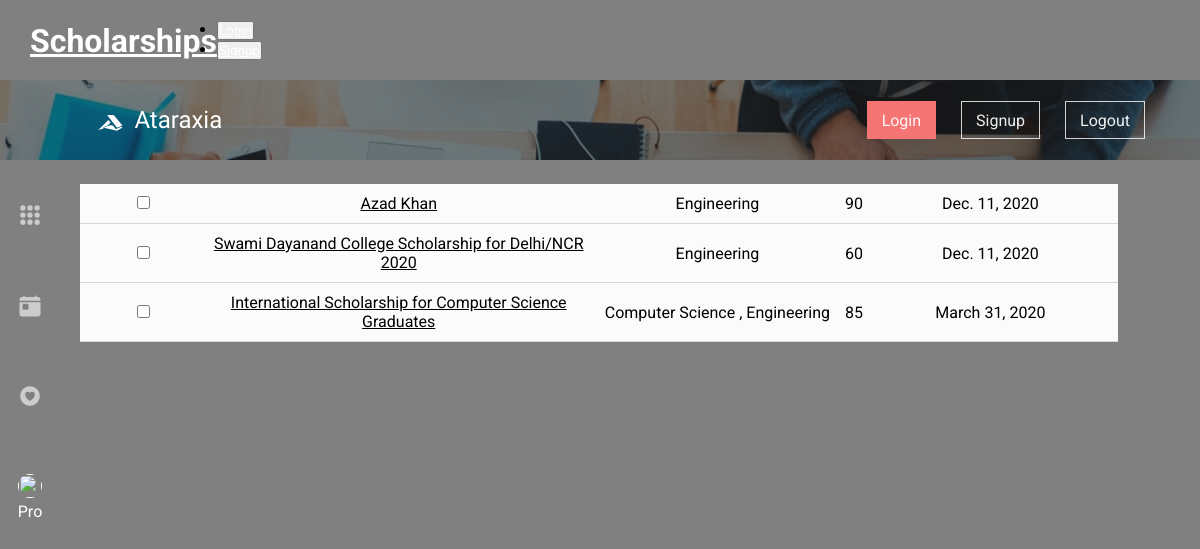
/scholarships/, run on the app's committed database.
### scholarships/models.py (models this page shows, shortened)
class Scholarship(models.Model):
    title =  models.CharField(max_length=100)
    slug = models.SlugField()
    body = models.TextField()
    postedOn = models.DateTimeField(auto_now_add=True)
    deadline = models.DateField()
    criteria = models.IntegerField()
    domain = models.CharField(max_length=100)
    thumb = models.ImageField(default='default.jpg',blank=True)

### scholarships/views.py (the view)
# urls.py: path('',views.scholarship_list,name='scholarship_list'),       #The urls can now be identified by this name field!
def scholarship_list(request):
    scholarships = Scholarship.objects.all()
    return render(request, 'scholarships/all.html', { 'scholarships': scholarships })

### scholarships/templates/scholarships/all.html
{% extends 'base_layout.html' %}
{% block content%}
<div class="devs">
    <header>
        <div class="logo-container">
            <section class="logo">
                <i class="fab fa-accusoft"></i>
            </section>
            <h2 class="name">Ataraxia</h2>
        </div>
        <nav class="top-nav">
            <ul class="nav-links">
                <li ><button class="in "><a class="nav-link" href="  ">Login</a></button></li>
                <li><button class="out"><a class="nav-link"  href="">Signup</a></button></li>
                <li><button class="out"><a class="nav-link" href="">Logout</a></button></li>
            </ul>
        </nav>
    </header>
    <main>
            <nav class="side-nav">
                <ul class="side-links">
                    <li class="side-link"><a href=""><ion-icon name="apps"></ion-icon></a></li>
                    <li class="side-link"><a href=""><ion-icon name="today"></ion-icon></a></li>
                    <li class="side-link"><a href=""><ion-icon name="heart-circle"></ion-icon></a></li>
                    <li class="side-link"><a href=""><img src="" alt="">Pro</a></li>
                </ul>
            </nav>
        <section class="container">
            <div class="scholarships">
                {% for scholarship in scholarships %}
                    <div class="scholarship">
                        <div class="star"><input type="checkbox" name="star" id="check"></div>
                        <div class="title">
                            <a href="/scholarships/{{scholarship.slug}}" style="color:black" >
                               {{ scholarship.title }}
                            </a>
                        </div>
                        <div class="domain">{{ scholarship.domain }}</div>
                        <div class="criteria">{{ scholarship.criteria }}</div>
                        <div class="deadline">{{ scholarship.deadline }}</div>
                    </div>
                {% endfor %}
            </div>
        </section>
    </main>
</div>
{% endblock %}

### assets/css/style.css (style rules this page uses)
* { margin: 0; padding: 0; box-sizing: border-box; font-family: 'Roboto', sans-serif; }
button { cursor: pointer; }
.devs { height: 100%; background: linear-gradient(rgba(0,0,0,0.5),rgba(0,0,0,0.5)),url('../images/8.jpg'); background-size: cover; color: white; }
body a { color: white; }
h1,h2,h3,h4,h5,h6 { font-family: 'Montserrat', sans-serif; }
header { display: flex; background: transparent; width: 95%; margin: 0px auto; align-items: center; height:10vh; }
.logo-container { padding-left: 6%; flex: 2; display: flex; }
.logo { margin-right: 5px; }
.logo i { margin-top: 8px; font-size: larger; font-weight: 400; cursor: pointer; }
.name { margin-left: 7px; font-family: 'Oswald', sans-serif; font-weight: 400; cursor: pointer; }
.nav-links,.logo-container { display: flex; list-style: none; }
.top-nav { flex: 1; }
.nav-links { justify-content:flex-end; }
.nav-links button { outline: 0; border: 0; background: transparent; margin-right: 25px; padding:7px 14px; font-family: 'Open Sans', sans-serif; font-size: medium; border:1px solid transparent; }
.nav-links .in { background: #F57575; }
.nav-links .out { border:1px solid rgba(255,255,255,0.8); }
.nav-link { text-decoration: none; color:rgba(255, 255, 255, 0.925); }
main { width: 100%; height: 100%; }
.side-nav { position: absolute; display: block; float: left; width:5%; padding:1%; background: transparent; }
.side-links { list-style: none; display: flex; flex-direction: column; align-items: center; }
.side-link { margin: 70% 0px; padding: 6px 9px; }
.side-link a { text-decoration: none; }
.side-link ion-icon { color: rgba(255,255,255,0.6); font-size: x-large; }
.side-link img { width: 24px; height: 24px; border-radius: 12px; }
.container { position: absolute; right: 0; float: left; padding: 2% 2% 0% 0%; background-color: pink; background: transparent; width:95%; height:87vh; overflow-y:scroll; }
.scholarships { width:93%; display: flex; flex-direction: column; justify-content: space-around; background-color: yellow; margin-left:20px; background: transparent; cursor: pointer; }
.scholarship { display: flex; align-items: center; padding:10px 0px; border-bottom: 1px solid rgba(128, 128, 128, 0.3); background-color: rgba(255, 255, 255, 0.967); color: black; }
.scholarship .star { flex: 1; }
.scholarship .domain { flex:2 }
.scholarship .title { flex:3; }
.scholarship .deadline { flex: 2; }
.scholarship div { text-align: center; }

### data on the page
Scholarship: title "Azad Khan", domain "Engineering", criteria "90", deadline "Dec. 11, 2020"
Scholarship: title "Swami Dayanand College Scholarship for Delhi/NCR 2020", domain "Engineering", criteria "60", deadline "Dec. 11, 2020"
Scholarship: title "International Scholarship for Computer Science Graduates", domain "Computer Science , Engineering", criteria "85", deadline "March 31, 2020"
